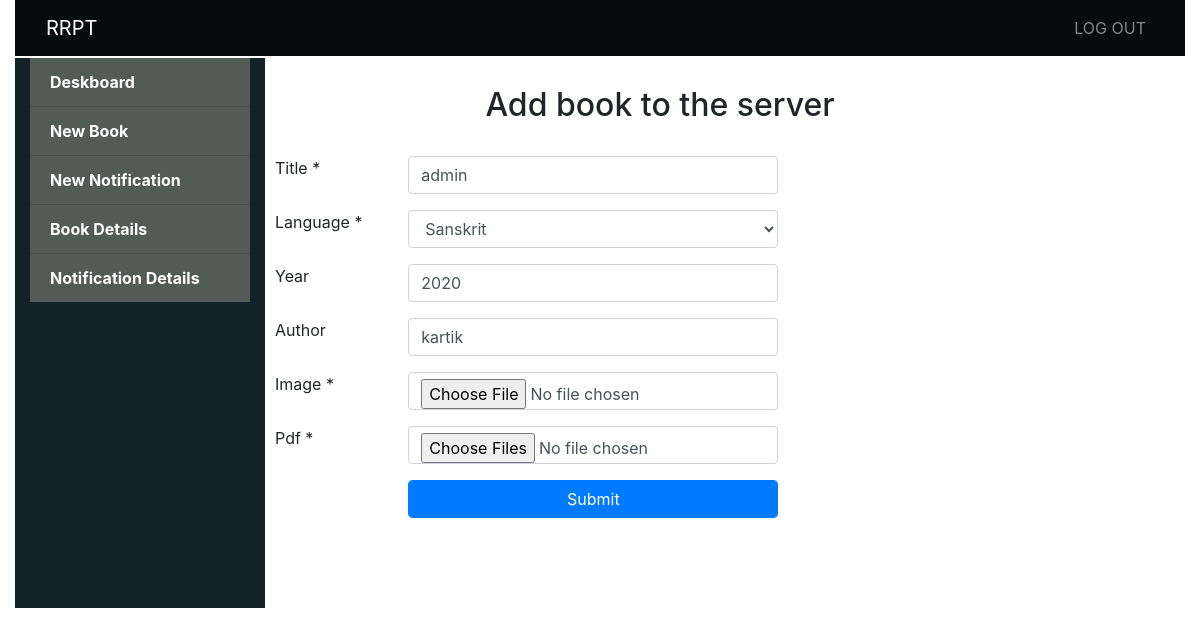
/addbookphp.php?b_id=13 (signed in), run on the app's committed database.
### tables this page shows
CREATE TABLE IF NOT EXISTS `book` (
  `book_id` int(6) NOT NULL AUTO_INCREMENT,
  `book_title` varchar(300) NOT NULL,
  `book_image_url` varchar(60) NOT NULL,
  `book_pdf_url` varchar(60) NOT NULL,
  `book_lang` varchar(10) NOT NULL,
  `book_year` int(4) DEFAULT NULL,
  `book_author` varchar(20) DEFAULT NULL,
  `date` timestamp NOT NULL DEFAULT CURRENT_TIMESTAMP,
  `a_id` int(6) DEFAULT NULL,
  PRIMARY KEY (`book_id`),
  KEY `a_id` (`a_id`)
);

### addbookphp.php (the view, shortened to what this page needs)
<?php
	  	require_once 'config.php';
        $con = mysqli_connect("$host","$username","$password");
        mysqli_select_db($con,"$dbname");
     if(isset($_GET['b_id']))
         {
			$q="select * from book where book_id='$_GET[b_id]'";
			$r=mysqli_query($con,$q);
			while ($rows =mysqli_fetch_assoc($r)) {
				$book_title=$rows['book_title'];
				$book_lang=$rows['book_lang'];
				$book_year=$rows['book_year'];
				$book_author=$rows['book_author'];
			}
         }
         else{
				$book_title='';
				$book_lang='';
				$book_year='';
				$book_author='';
         }
?>
<!DOCTYPE html>
<html>
<head>
	<link rel="stylesheet" type="text/css" href="bootstrap/css/bootstrap.css">
</head>
<body>
	<?php  include 'headerphp.php'  ?>
	<?php include 'sidebarphp.php'?>
<div class="container col-lg-8" style="background-color: ; float: right; right: 140px; top: 30px;">
	<h2 align="center" >Add book to the server</h2>
	<form role="form" class="form-horizontal" action="bookuploadphp.php" method="post" enctype="multipart/form-data" name="upload">
	<br>
		<div class="form-group row">
			<label class="control-label col-sm-2" for="name">Title *</label>
			<div class="col-sm-6">
				<input type="text" name="name" value="<?php echo $book_title; ?>" required class="form-control"  required>
			</div>
		</div>
		<div class="form-group row">
			<label class="control-label col-sm-2" for="lang">Language *</label>
			<div class="col-sm-6">
				<select class="form-control" name="lang" required>
					<?php
						require_once 'config.php';
				        $con = mysqli_connect("$host","$username","$password");
				        mysqli_select_db($con,"$dbname");
				        $q="select * from lang";
				        $i=mysqli_query($con,$q);
				        while ($row =mysqli_fetch_assoc($i)) {
				        	if($book_lang==$row['lang_name'])
				        	{
				        		$selected='selected';
				        	}
				        	else{
				        		$selected='';
				        	}
				        	echo '<option value="'.$row['lang_name'].'" '.$selected.' >'.$row['lang_name'].'</option>';
				        	}
					?>
				</select>
			</div>
		</div>
	<div class="form-group row">
			<label class="control-label col-sm-2"  for="year">Year</label>
			<div class="col-sm-6">
				<input type="text" name="year" value="<?php echo $book_year; ?> " class="form-control">
			</div>
		</div>
		<div class="form-group row">
			<label class="control-label col-sm-2" for="name">Author</label>
			<div class="col-sm-6">
				<input type="text" name="author" value="<?php echo$book_author; ?>" class="form-control">
			</div>
		</div>
		<div class="form-group row">
			<label class="control-label col-sm-2" >Image *</label>
			<div class="col-sm-6">
				<input type="file" name="img"  class="form-control" accept="Image/*"    />
			</div>
		</div>
		<div class="form-group row">
			<label class="control-label col-sm-2" >Pdf *</label>
			<div class="col-sm-6">
				<input type="file" name="pdf" class="form-control" accept="application/pdf" multiple  />
				</div>
		</div>
		<div class="form-group row">
			<label class="control-label col-sm-2" for="submit"></label>
			<div class="col-sm-6">
				<input type="submit" name="submit" class="form-control btn-primary">
			</div>
		</div>
	</form>
</div>
</body>
</html>

### data on the page
book: name "admin", year "2020", author "kartik"

### other printed values
form field lang "Sanskrit"
